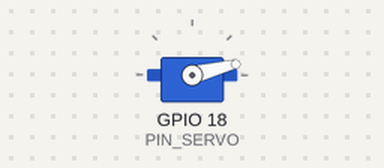
This sketch was run on a simulated ESP32. Parts: servo. What the sketch prints to the serial monitor is not drawn.

Above: at 0.35 s.
At 1.15 s:
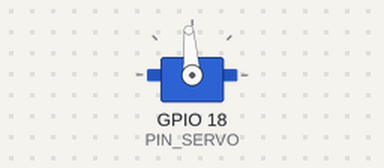
At 2.0 s:
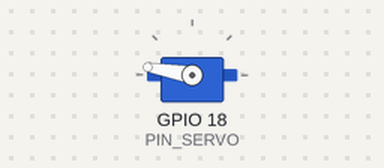
At 3.65 s:
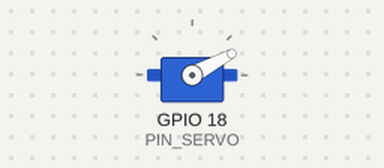
Timing chart, 0 to 9.1 s (numbered marks = the images above):
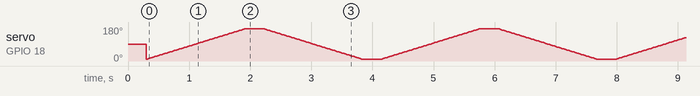

The sketch:

servo_sweep_test_esp32.ino
```cpp
/*
  ESP32 Servo Sweep Test

  Use this to verify:
  - GPIO pin is correct
  - Servo power is stable (use external 5V)
  - Common ground between external supply and ESP32

  Library:
  - ESP32Servo (Arduino Library Manager)
*/

#include <Arduino.h>
#include <ESP32Servo.h>

static const int PIN_SERVO = 18; // your servo signal pin

static const int SERVO_MIN_DEG = 10;
static const int SERVO_MAX_DEG = 170;
static const int STEP_DEG = 2;
static const uint32_t STEP_DELAY_MS = 20;

Servo servo;

int clampInt(int value, int lo, int hi) {
  if (value < lo) return lo;
  if (value > hi) return hi;
  return value;
}

void setup() {
  Serial.begin(115200);
  delay(300);
  Serial.println("\nESP32 Servo Sweep Test");

  servo.setPeriodHertz(50);
  servo.attach(PIN_SERVO, 500, 2400);

  int start = clampInt(90, SERVO_MIN_DEG, SERVO_MAX_DEG);
  servo.write(start);
  Serial.printf("Servo on GPIO%d, start=%ddeg\n", PIN_SERVO, start);
}

void loop() {
  // Sweep up
  for (int a = SERVO_MIN_DEG; a <= SERVO_MAX_DEG; a += STEP_DEG) {
    servo.write(a);
    delay(STEP_DELAY_MS);
  }

  delay(300);

  // Sweep down
  for (int a = SERVO_MAX_DEG; a >= SERVO_MIN_DEG; a -= STEP_DEG) {
    servo.write(a);
    delay(STEP_DELAY_MS);
  }

  delay(300);
}
```
